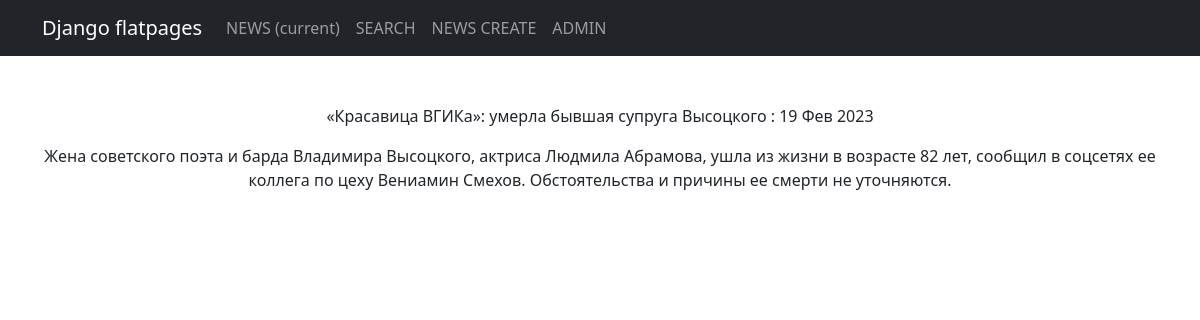
/news/19, run on the app's committed database.
### news_app/models.py (models this page shows, shortened)
class News(models.Model):
    title = models.CharField(max_length=64)
    text = models.TextField()
    date_creation = models.DateTimeField(auto_now_add=True)
    slug = models.SlugField(max_length=128, unique=True)
    newsCategory = models.ManyToManyField(Category, through='NewsCategory')
    NEWS = 'NW'
    ARTICLE = 'AR'
    CATEGORY_CHOCES = (
        (NEWS, 'Новость'),
        (ARTICLE, 'Статья'),
    )
    type = models.CharField(max_length=2, choices=CATEGORY_CHOCES, default=NEWS)

### news_app/views.py (the view)
# urls.py: path('news/<int:pk>', NewDetail.as_view(), name='detail_new'),
class NewDetail(DetailView):
    model = News
    context_object_name = 'New'
    template_name = 'news_app/new.html'

### news_app/templatetags/custom_filters.py (called while the page is built)
@register.filter()
def currency(text_in):
    text_out = text_in[:].split()
    for i in text_out:
        for key, value in STOP_LIST.items():
            if key in text_out:
                index_word = text_out.index(key)
                text_out[index_word] = value
    text_out = ' '.join(text_out)
    return f'{text_out}'

### news_app/templates/news_app/new.html
{% extends 'default.html' %}
{% load custom_filters %}
{% load custom_tags %}
{% block content %}
<p>{{ New.title|currency }} : {{ New.date_creation|date:'d M Y' }}</p>
<p>{{ New.text|currency }} </p>
{% endblock content%}

### data on the page
News: title "«Красавица ВГИКа»: умерла бывшая супруга Высоцкого", date_creation "19 Фев 2023", text "Жена советского поэта и барда Владимира Высоцкого, актриса Людмила Абрамова, ушла из жизни в возрасте 82 лет, сообщил в соцсетях ее коллега по цеху Вениамин Смехов. Обстоятельства и причины ее смерти не уточняются."
